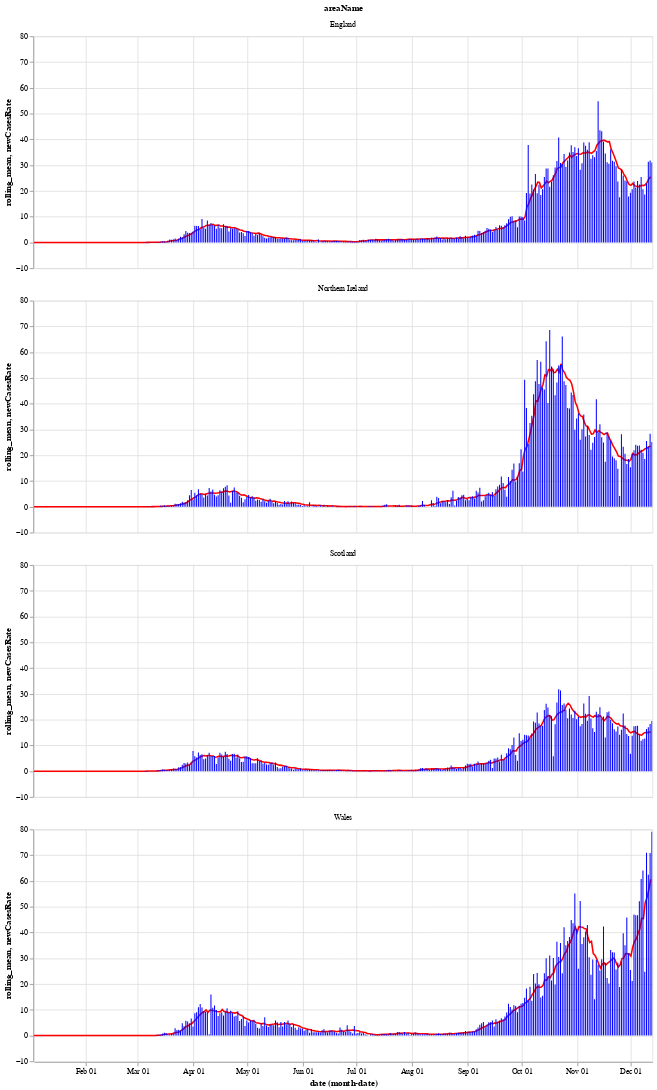

Here is the notebook cell this chart was saved with:
### Markdown cell above
Next is a bar chart of the number of new cases in each country (per 100k population), with the 7 day moving average of cases. Again we see that Wales saw a longer period of raising and falling cases compared to the other countries.

After a period of cases falling, each nation is now seeing a rise in the number of cases - especially in Wales.

### Code cell
# collapse
bars = alt.Chart(uk_cases).mark_bar().encode(
    x="monthdate(date):T",
    y="newCasesRate:Q",
    tooltip='newCasesRate',
    color=alt.condition(
        alt.datum.dailyChange > 0,
        alt.value("orange"),  # The positive color
        alt.value("blue")  # The negative color
    )
).properties(width=800).interactive()
line = alt.Chart(uk_cases).mark_line(
    color='red',
    size=2,
).transform_window(
    rolling_mean='mean(newCasesRate)',
    frame=[0, 7],
    groupby=['areaName']
).encode(
    x='monthdate(date):T',
    y='rolling_mean:Q'
)
alt.layer(line, bars, data=uk_cases).facet(alt.Row('areaName'), columns=1)

### Figure 1 — Vega-Lite specification as saved in the notebook (floating-point values rounded to 4 significant figures; data arrays with more than 128 entries replaced by an {"elided": "..."} marker saying what was removed)
{"config": {"view": {"continuousWidth": 400, "continuousHeight": 300}}, "data": {"name": "data-5767f5564924a6cd2186d04f964e89dc"}, "facet": {"type": "nominal", "field": "areaName"}, "spec": {"layer": [{"mark": {"type": "line", "color": "red", "size": 2}, "encoding": {"x": {"type": "temporal", "field": "date", "timeUnit": "monthdate"}, "y": {"type": "quantitative", "field": "rolling_mean"}}, "transform": [{"window": [{"op": "mean", "field": "newCasesRate", "as": "rolling_mean"}], "frame": [0, 7], "groupby": ["areaName"]}]}, {"mark": "bar", "encoding": {"color": {"condition": {"value": "orange", "test": "(datum.dailyChange > 0)"}, "value": "blue"}, "tooltip": {"type": "quantitative", "field": "newCasesRate"}, "x": {"type": "temporal", "field": "date", "timeUnit": "monthdate"}, "y": {"type": "quantitative", "field": "newCasesRate"}}, "selection": {"selector002": {"type": "interval", "bind": "scales", "encodings": ["x", "y"]}}, "width": 800}]}, "columns": 1, "$schema": "https://vega.github.io/schema/vega-lite/v4.8.1.json", "datasets": {"data-5767f5564924a6cd2186d04f964e89dc": {"elided": "1380 records"}}}
